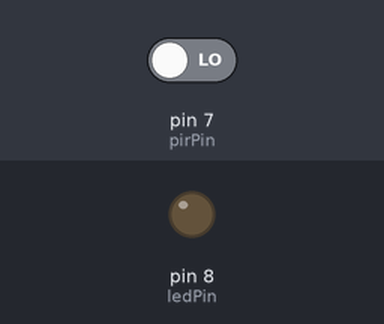
This sketch was run on a simulated Arduino Uno, built with avr-gcc and run on an emulated ATmega328P. Parts: output pins drawn as LEDs (lit = HIGH). The inputs (shaded band) are chosen by the test bench; at power-on: pin 7 (pirPin) LOW. What the sketch prints to the serial monitor is not drawn.

Above: at 11.2 s.
11.3 s: pin 7 (pirPin) driven HIGH
At 12.5 s:
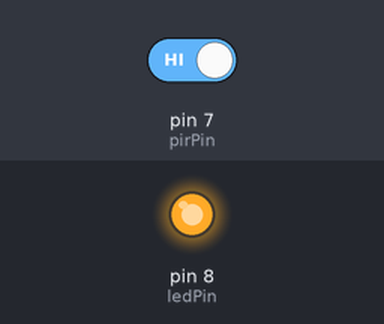
12.8 s: pin 7 (pirPin) driven LOW
At 13.8 s:
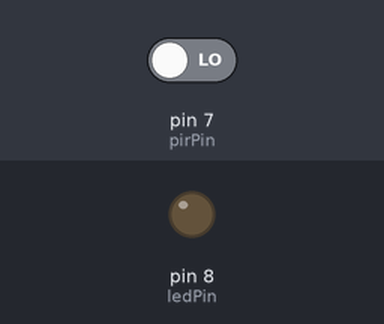
Timing chart, 0 to 15.8 s (numbered marks = the images above; inputs shaded):
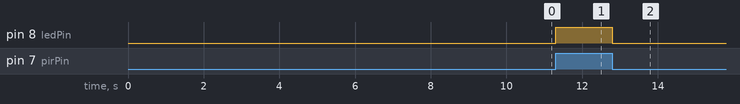

Measured:
- after the input at 11.3 s, pin 8 (ledPin): LOW → HIGH at once
- after the input at 12.8 s, pin 8 (ledPin): HIGH → LOW at once

The sketch:

sensor_PIR_con_comunicacion_serial.ino
```cpp
// (licence header left out)
/////////////////////////////
//VARS
//El tiempo que nos da el sensor a calibrar (10-60 segundos de acuerdo con la hoja de datos)
int calibrationTime = 10;

//El tiempo cuando el sensor emite un impulso de baja
long unsigned int lowIn;

//La cantidad de milisegundos el sensor tiene que ser bajo
//Antes de que asuma todo el movimiento se ha detenido
long unsigned int pause = 5000;

boolean lockLow = true;
boolean takeLowTime;

int pirPin = 7;    //pin digital conectado a la salida del sensor PIR
int ledPin = 8;


/////////////////////////////
//SETUP
void setup(){
  Serial.begin(9600);
  pinMode(pirPin, INPUT);
  pinMode(ledPin, OUTPUT);
  digitalWrite(pirPin, LOW);

  //Dar el sensor de un cierto tiempo para calibrar
  Serial.print(" calibrando sensor ");
    for(int i = 0; i < calibrationTime; i++){
      Serial.print(".");
      delay(1000);
      }
    Serial.println(" hecho");
    Serial.println("SENSOR ACTIVADO");
    delay(50);
  }

////////////////////////////
//LOOP
void loop(){

     if(digitalRead(pirPin) == HIGH){
       digitalWrite(ledPin, HIGH);   //LED visualiza el estado de la salida del sensor
       if(lockLow){
         //Se asegura de que esperar a que la transición a la baja antes de cualquier salida se hace otra:
         lockLow = false;
         Serial.println("---");
         Serial.print("movimiento encontrado a los ");
         Serial.print(millis()/1000);
         Serial.println(" segundos ");
         delay(50);
         }
         takeLowTime = true;
       }

     if(digitalRead(pirPin) == LOW){
       digitalWrite(ledPin, LOW);  //LED visualiza el estado de la salida del sensor

       if(takeLowTime){
        lowIn = millis();          // guardar el momento de la transición de alta a baja
        takeLowTime = false;       //  asegurarse de que esto sólo se hace al comienzo de una fase de baja
       }
       //Si el sensor es baja para más de la pausa dada,
       //Asumimos que el movimiento no más que va a pasar

       if(!lockLow && millis() - lowIn > pause){
           //Se asegura de este bloque de código sólo se ejecuta de nuevo después de
           //Una secuencia de movimiento se ha detectado nuevo
           lockLow = true;
           Serial.print("movimiento detenido a los ");
           Serial.print((millis() - pause)/1000);
           Serial.println(" segundos ");
           delay(50);
           }
       }
    }
```
